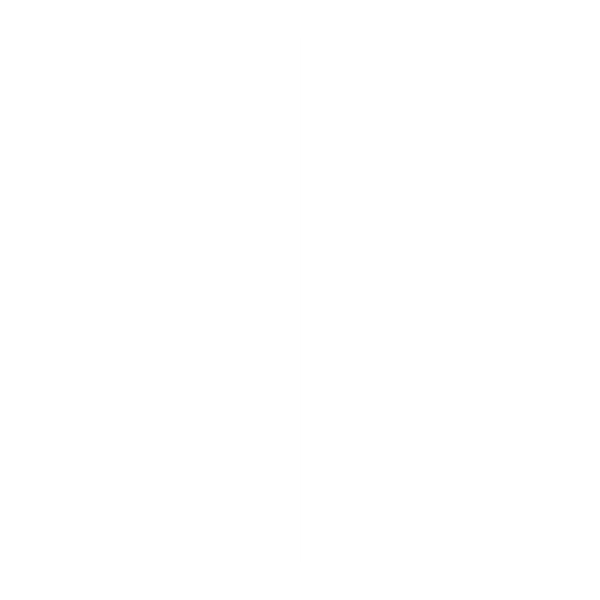
Frame 1 (no input)
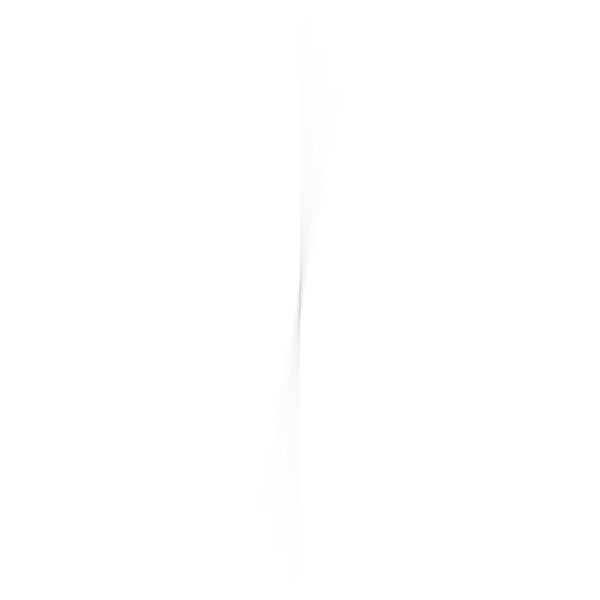
Frame 60 (the mouse pressed at the canvas centre just before this capture)
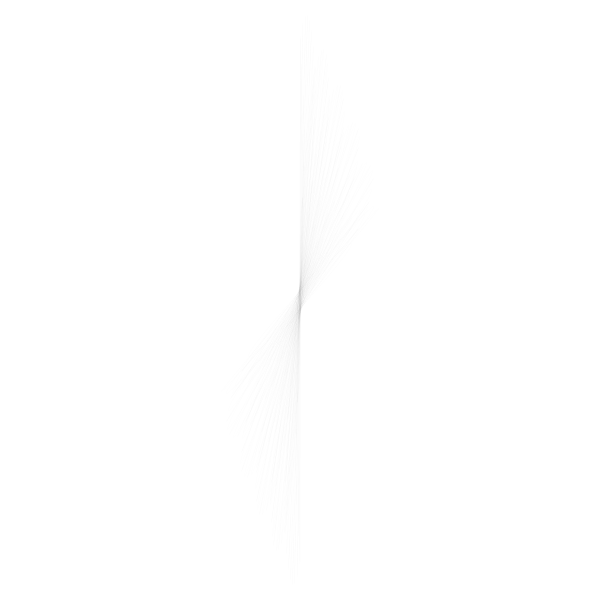
Frame 120 (the mouse held since frame 60 and released just before this capture)

The Processing sketch that drew these frames (run headless with seeded random() and noise(); from frame 60 on, the mouse is pressed at the canvas centre):

// Processing sketch: processing_110913
// ── processing_110913.pde


float x, y;
float angle = 0; 
float r = 200;
float diff = 1; 

color col = color(255,0,0);

void setup() {
  size(600, 600);
  background(255);
}

void draw() {

  noFill(); 
  
  
  x = angle * cos(angle); 
  y = r * sin(r);


  strokeWeight(0.01); 
  stroke(0,10); 

  translate(width/2, height/2); 
  rotate(angle/r); 

  ellipse(0, 0, x/5, y*3);
  
  
  angle = angle +0.5;
  r = r - diff;

  if ( r == 0 || r == 300) { 
    diff =  diff * -1;
  }
}
